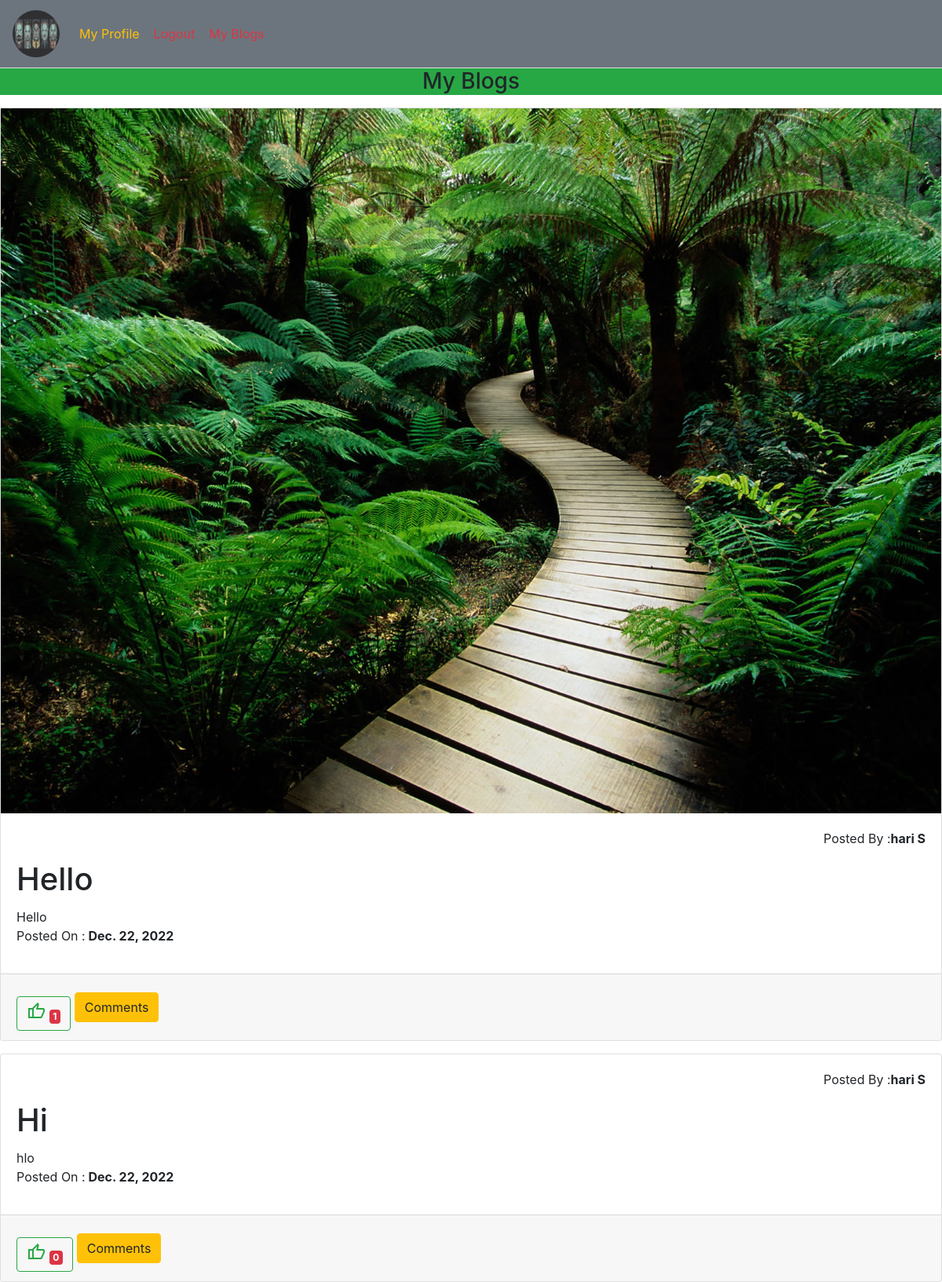
Screenshot of /user/myblog/ (signed in) with the database file from the repository.
### accounts/models.py (models this page shows)
class UserProfile(models.Model):
    popic=models.ImageField(upload_to='profile_pictures')
    options=(
        ('male','male'),
        ('female','female'),
        ('others','others'),
    )
    gender=models.CharField(max_length=12,choices=options,default='male')
    phone=models.IntegerField()
    user=models.OneToOneField(User,on_delete=models.CASCADE,related_name='users')

### user/models.py (models this page shows)
class BlogModel(models.Model):
    title=models.CharField(max_length=100)
    content=models.TextField()
    image=models.ImageField(upload_to="blog_images",null=True,blank=True)
    date=models.DateField(null=True,auto_now_add=True)
    author=models.ForeignKey(User,on_delete=models.CASCADE,related_name='author')
    liked_by=models.ManyToManyField(User)
    @property
    def liked_cnt(self):
        liked_cn=self.liked_by.all().count()
        return liked_cn

### user/views.py (the view)
# urls.py: path('myblog/',Myblog.as_view(),name="myblog"),
class Myblog(TemplateView):
        template_name="myblogs.html"
        def get_context_data(self, **kwargs):
            context = super().get_context_data(**kwargs)
            blog=BlogModel.objects.filter(author=self.request.user)
            context['data']=blog
            context['cmnts']=CommentModel.objects.all()
            return context

### user/templates/myblogs.html (shortened to what this page needs)
{% extends 'home2.html'%}
{%block user%}
<h3 class="bg-success  display-6 text-center">My Blogs</h3>
<div>
{%for i in data%}
<div class="card mt-3">
{% if i.image %}
<img src="{{i.image.url}}" alt="blog-image">
{%endif%}
<div class="card-body">
  <p class="text-right">Posted By :<b>{{i.author.first_name}} {{i.author.last_name}}</b></p>
  <h1 class="card-title"> {{i.title}}</h1>
  <div class="card-content">
    {{i.content}}
  </div>
  <p>Posted On :<b> {{i.date}}</b></p>
</div>
<div class="card-footer">
<a href="{% url 'like' i.id %}" class="btn btn-outline-success mt-3"><span class="material-symbols-outlined">
  thumb_up</span>
<span class="badge badge-danger">
  {{i.liked_cnt}}</span></a>
<button data-toggle="collapse" class="btn btn-warning " data-target="#demo{{i.id}}"> Comments</button>
</div>
</div>
{%endfor%}
{%endblock user%}

### user/templates/home2.html (shortened to what this page needs)
<!doctype html>
<html lang="en">
  <head>
    <link rel="stylesheet" href="https://stackpath.bootstrapcdn.com/bootstrap/4.3.1/css/bootstrap.min.css">
  </head>
  <body>
    <nav class="navbar navbar-expand-sm bg-secondary nav-tabs ">
      <a class="navbar-brand" href="{%url 'hme'%}">
        <img src="{{request.user.users.popic.url}}" style="width: 60px ;height:60px" class="rounded-circle"></a>
      <ul class="navbar-nav">
      <li class="nav-item"><a href="{% url 'profile' %}" class="nav-link btn btn-outline-warning">My Profile</a></li>
      <li class="nav-item"><a href="{% url 'logout' %}" class="nav-link btn btn-outline-danger">Logout</a></li
      <li class="nav-item"><a href="{% url 'myblog' %}" class="nav-link btn btn-outline-danger">My Blogs</a></li>
    </ul>
  </nav>
  {% block user%}{%endblock user %}
  </body>
</html>

### rows the page displays
BlogModel: image (picture), author.first_name "hari", author.last_name "S", title "Hello", content "Hello", date "Dec. 22, 2022", liked_cnt "1"
BlogModel: author.first_name "hari", author.last_name "S", title "Hi", content "hlo", date "Dec. 22, 2022", liked_cnt "0"
